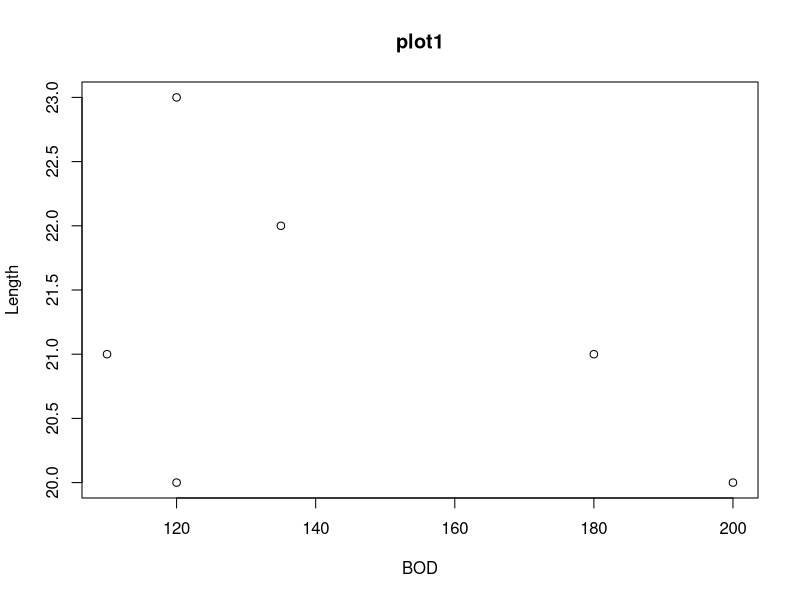
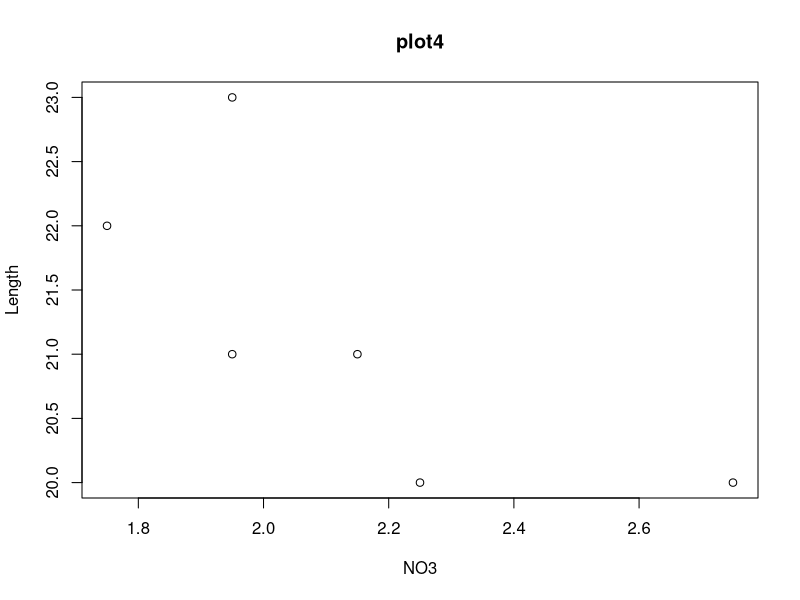
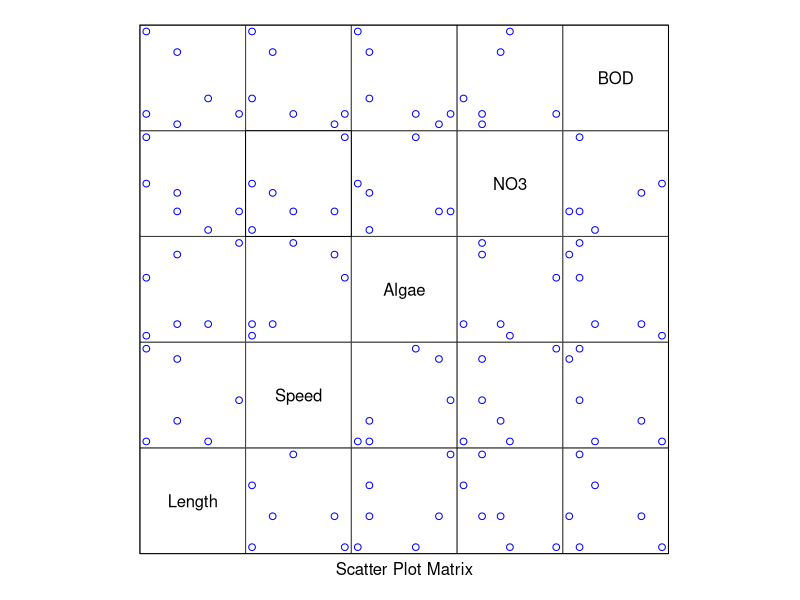

The R source for these figures, in order:
library(lattice)
Length<-c(20,21,22,23,21,20)
Speed<-c(12,14,12,16,20,21)
Algae<-c(40,45,45,80,75,65) 
NO3<-c(2.25,2.15,1.75,1.95,1.95,2.75)
BOD<-c(200,180,135,120,110,120)
mf<-data.frame(Length,Speed,Algae,NO3,BOD)
mf
plot(Length~BOD,data=mf, main='plot1')
plot.new()
plot.new()
plot(Length ~ NO3,data=mf,main='plot4')
splom(~mf, groups=NULL, data=mf,axis.line.tck=0,axis.text.alpha=0, col="blue")
